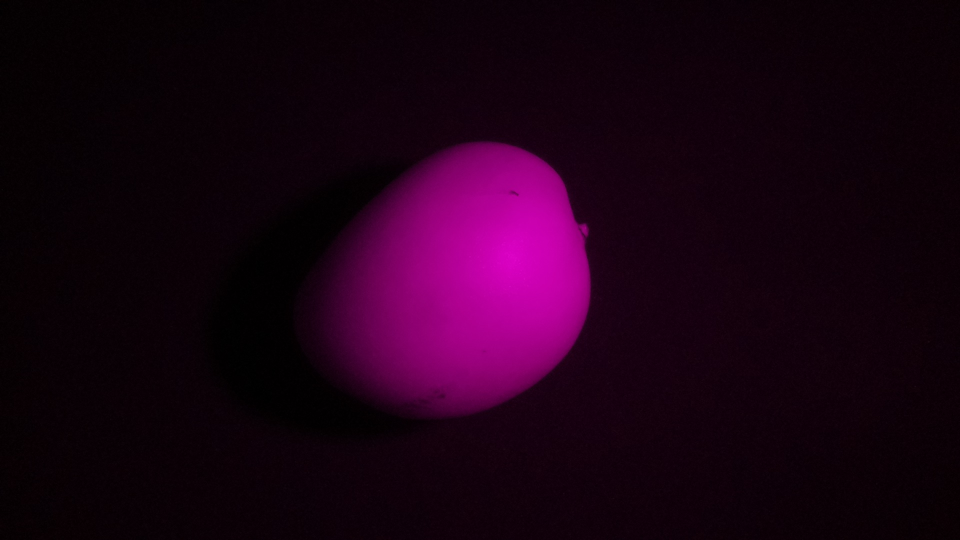
#> input picture notebooks/images/mango_nir.jpg, 1920 x 1080 px (shown at 1/2 size)
$ python -i nir_segmenter.py   (imports and definitions only)
#> lines starting #> are read from the running program, lines starting #| are printed output that depends on the picture; after the words box and inside, x2 and y2 are one past the last pixel; in counts of white or black regions, pixels touching at a corner belong together
#> further down, picture is the input picture: shape (1080, 1920, 3); mean B, G, R 20, 0.7, 27.2
"""
NIR Segmenter — detecta regiones de daño mecánico en imágenes NIR.

El daño mecánico temprano en mango produce pardismo interno que se manifiesta
en NIR como regiones de MENOR reflectancia (más oscuras) respecto al tejido sano.
El tejido sano refleja más en NIR; el dañado absorbe más.

Pipeline de segmentación:
    1. Preprocesamiento (CLAHE + blur)
    2. Segmentación del mango (Otsu — separa fondo oscuro del mango claro)
    3. Detección de daño dentro del mango (umbral adaptativo invertido)
    4. Limpieza morfológica (elimina ruido pequeño)
    5. Extracción de bounding boxes

Parámetros clave ajustables según tu setup de cámara NIR.
"""

import cv2
import numpy as np
from dataclasses import dataclass
from pathlib import Path


@dataclass
class DamageRegion:
    """Región de daño detectada en imagen NIR."""
    bbox_nir: tuple[int, int, int, int]   # (x1, y1, x2, y2) en coords NIR
    contour: np.ndarray                    # contorno original
    area_px: int                           # área en píxeles
    confidence: float                      # score de confianza (0-1) basado en intensidad


class NIRSegmenter:
    """
    Segmenta regiones de daño mecánico en imágenes NIR de mango.

    Args:
        min_damage_area:    Área mínima en px² para considerar una región como daño.
                            Ajustar según resolución de tu cámara NIR.
        max_damage_area:    Área máxima. Regiones muy grandes suelen ser sombras.
        clahe_clip_limit:   Límite de contraste para CLAHE. Más alto = más contraste.
        clahe_tile_size:    Tamaño de tile para CLAHE (8x8 es estándar).
        blur_kernel:        Kernel para GaussianBlur antes de umbralizar.
        morph_kernel:       Kernel para operaciones morfológicas de limpieza.
        damage_percentile:  Percentil de intensidad dentro del mango para definir
                            el umbral de daño. Default 25 = píxeles en el 25%
                            más oscuro del mango se consideran potencialmente dañados.
    """

    def __init__(
        self,
        min_damage_area: int = 200,
        max_damage_area: int = 50000,
        clahe_clip_limit: float = 3.0,
        clahe_tile_size: tuple[int, int] = (8, 8),
        blur_kernel: int = 5,
        morph_kernel: int = 7,
        damage_percentile: int = 25,
    ):
        self.min_damage_area = min_damage_area
        self.max_damage_area = max_damage_area
        self.morph_kernel = morph_kernel
        self.damage_percentile = damage_percentile
        self.blur_kernel = blur_kernel

        self.clahe = cv2.createCLAHE(
            clipLimit=clahe_clip_limit,
            tileGridSize=clahe_tile_size,
        )

    # ------------------------------------------------------------------
    # Public API
    # ------------------------------------------------------------------

    def segment(
        self,
        nir_image: np.ndarray,
        return_debug: bool = False,
    ) -> tuple[list[DamageRegion], dict | None]:
        """
        Detecta regiones de daño en una imagen NIR.

        Args:
            nir_image:    Imagen NIR en escala de grises (H, W) uint8.
                          Si viene en BGR, se convierte automáticamente.
            return_debug: Si True, retorna imágenes intermedias para visualización.

        Returns:
            regions:      Lista de DamageRegion detectadas.
            debug_imgs:   Dict con imágenes intermedias (solo si return_debug=True).
        """
#> called with return_debug = False
        # Asegurar escala de grises
        if len(nir_image.shape) == 3:
            nir_gray = cv2.cvtColor(nir_image, cv2.COLOR_BGR2GRAY)
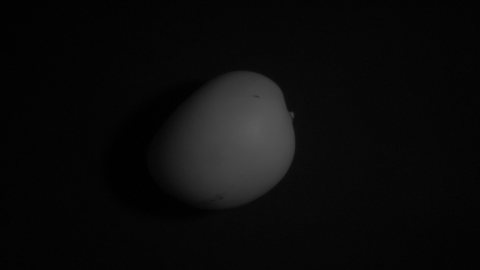
#> nir_gray: shape (1080, 1920) (shown at 1/4 size); min 0, max 95, mean 10.8
        else:
            nir_gray = nir_image.copy()

        # 1. Preprocesamiento
        enhanced = self._preprocess(nir_gray)

        # 2. Máscara del mango (separa fondo)
        mango_mask = self._segment_mango(enhanced)

        # 3. Detección de daño dentro del mango
        damage_mask = self._detect_damage(enhanced, mango_mask)

        # 4. Limpieza morfológica
        damage_clean = self._morphological_cleanup(damage_mask)

        # 5. Extracción de regiones
        regions = self._extract_regions(damage_clean, nir_gray)

        debug_imgs = None
        if return_debug:
            debug_imgs = {
                "original":     nir_gray,
                "enhanced":     enhanced,
                "mango_mask":   mango_mask,
                "damage_mask":  damage_mask,
                "damage_clean": damage_clean,
                "overlay":      self._draw_overlay(nir_gray, regions, mango_mask),
            }

        return regions, debug_imgs

    # [10 lines left out: function segment_from_path, not called in this run]

    # ------------------------------------------------------------------
    # Internal steps
    # ------------------------------------------------------------------

    def _preprocess(self, gray: np.ndarray) -> np.ndarray:
        """CLAHE + Gaussian blur para mejorar contraste y reducir ruido."""
        enhanced = self.clahe.apply(gray)
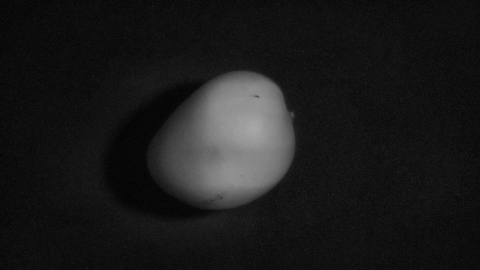
#> enhanced: shape (1080, 1920) (shown at 1/4 size); min 1, max 173, mean 26.2
        if self.blur_kernel > 1:
            k = self.blur_kernel if self.blur_kernel % 2 == 1 else self.blur_kernel + 1
            enhanced = cv2.GaussianBlur(enhanced, (k, k), 0)
        return enhanced

    def _segment_mango(self, enhanced: np.ndarray) -> np.ndarray:
        """
        Segmenta el mango del fondo usando Otsu.
        El mango es más brillante en NIR que el fondo oscuro.
        Retorna máscara binaria donde 255 = mango.
        """
        _, mango_mask = cv2.threshold(
            enhanced, 0, 255, cv2.THRESH_BINARY + cv2.THRESH_OTSU
        )
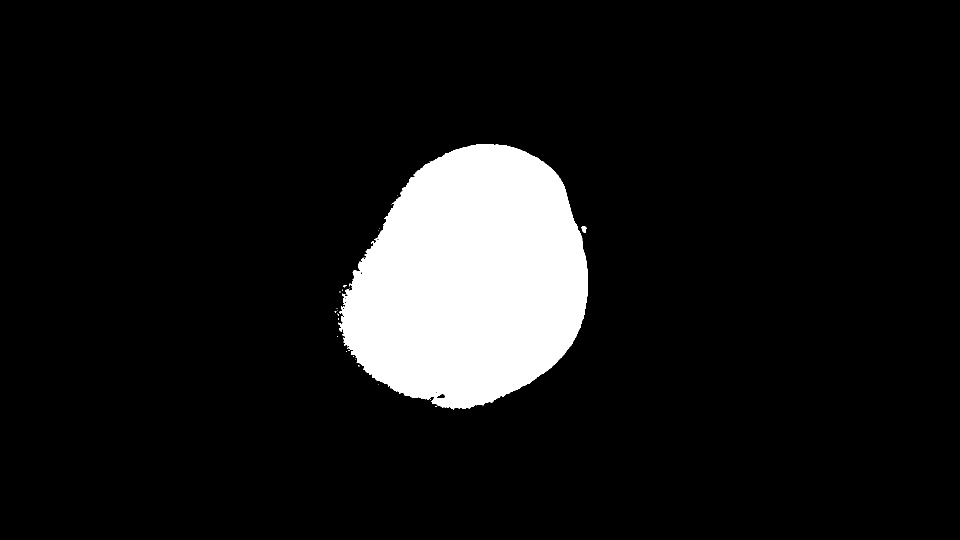
#> mango_mask: shape (1080, 1920) (shown at 1/2 size); 9.4% white; 26 white regions (24 under 20 px), largest, box (x1, y1, x2, y2) and area: (677, 288, 1176, 819) 194037, (1163, 453, 1173, 466) 98

        # Limpieza morfológica para cerrar huecos en la máscara del mango
        kernel = cv2.getStructuringElement(
            cv2.MORPH_ELLIPSE, (self.morph_kernel * 3, self.morph_kernel * 3)
        )
        mango_mask = cv2.morphologyEx(mango_mask, cv2.MORPH_CLOSE, kernel)
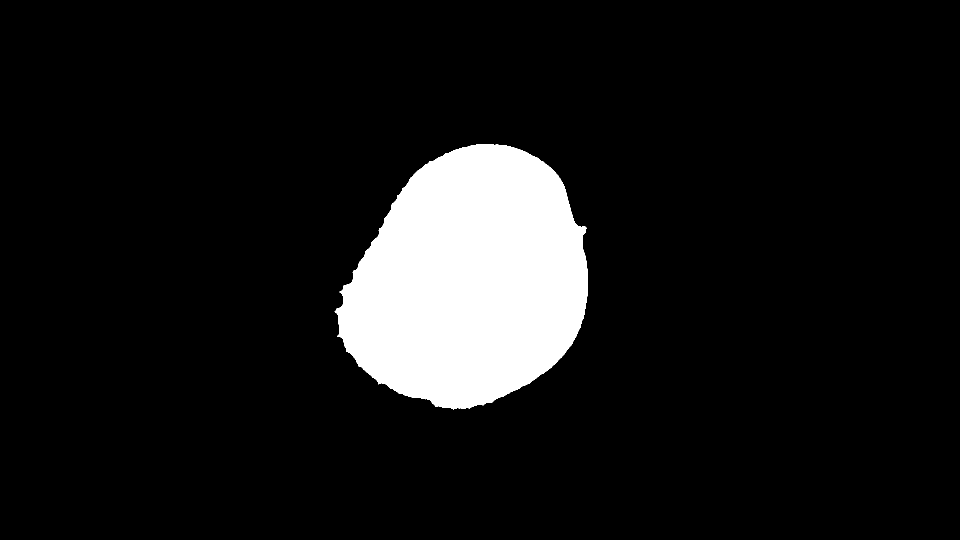
#> mango_mask: shape (1080, 1920) (shown at 1/2 size); 9.5% white; 1 white region, box (x1, y1, x2, y2) and area: (669, 288, 1176, 819) 196301
        mango_mask = cv2.morphologyEx(mango_mask, cv2.MORPH_OPEN, kernel)
#> mango_mask: shape (1080, 1920); 9.5% white; 1 white region

        # Quedarse solo con el contorno más grande (el mango)
        contours, _ = cv2.findContours(
            mango_mask, cv2.RETR_EXTERNAL, cv2.CHAIN_APPROX_SIMPLE
        )
#> contours = 1 contour; box (x1, y1, x2, y2) and area: (674, 288, 1176, 818) 195276
        if contours:
            largest = max(contours, key=cv2.contourArea)
#> largest = contour of 718 points, box (x1, y1, x2, y2) (674, 288, 1176, 818), area 195276
            mango_mask = np.zeros_like(mango_mask)
            cv2.drawContours(mango_mask, [largest], -1, 255, thickness=cv2.FILLED)

        return mango_mask

    def _detect_damage(
        self, enhanced: np.ndarray, mango_mask: np.ndarray
    ) -> np.ndarray:
        """
        Detecta regiones oscuras dentro del mango (tejido dañado).

        Estrategia: umbral adaptativo basado en el percentil de intensidad
        dentro de la región del mango. Los píxeles más oscuros que el
        percentil `damage_percentile` se marcan como potencialmente dañados.
        """
        # Solo analizar píxeles dentro del mango
        mango_pixels = enhanced[mango_mask > 0]

        if len(mango_pixels) == 0:
            return np.zeros_like(enhanced)

        # Umbral = percentil de intensidad dentro del mango
        threshold = np.percentile(mango_pixels, self.damage_percentile)
#> threshold = 96
#> in segment, `damage_mask = self._detect_damage(enhanced, mango_mask)`:
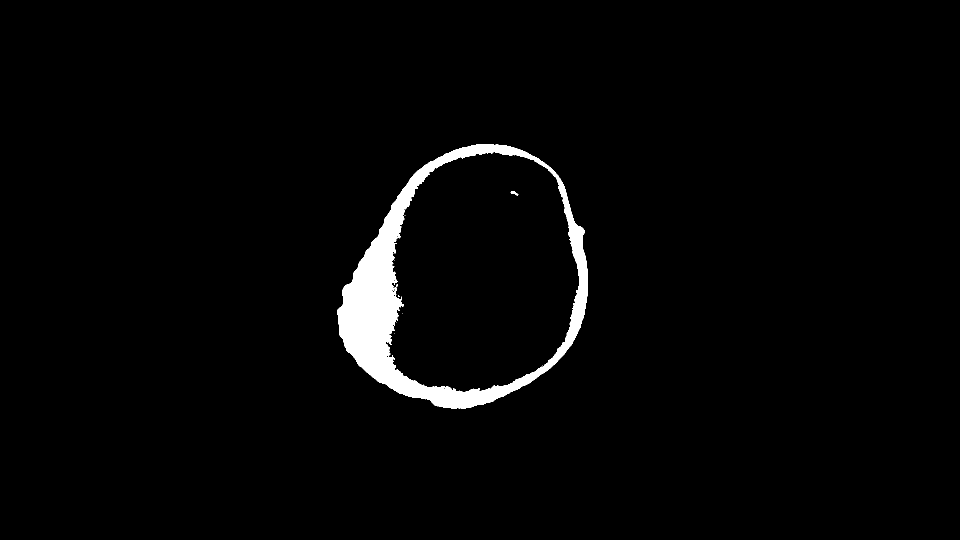
#> damage_mask: shape (1080, 1920) (shown at 1/2 size); 2.4% white; 13 white regions (11 under 20 px), largest, box (x1, y1, x2, y2) and area: (674, 288, 1176, 818) 49385, (1021, 382, 1037, 391) 68

        # Píxeles oscuros dentro del mango = daño potencial
        damage_mask = np.zeros_like(enhanced)
        damage_mask[(enhanced <= threshold) & (mango_mask > 0)] = 255

        return damage_mask

    def _morphological_cleanup(self, damage_mask: np.ndarray) -> np.ndarray:
        """
        Limpieza morfológica:
        - Opening: elimina ruido pequeño (puntos aislados)
        - Closing: cierra huecos pequeños dentro de regiones de daño
        - Dilate: expande ligeramente para capturar bordes del daño
        """
        k = self.morph_kernel
        kernel_open = cv2.getStructuringElement(cv2.MORPH_ELLIPSE, (k, k))
        kernel_close = cv2.getStructuringElement(cv2.MORPH_ELLIPSE, (k * 2, k * 2))
        kernel_dilate = cv2.getStructuringElement(cv2.MORPH_ELLIPSE, (k, k))

        cleaned = cv2.morphologyEx(damage_mask, cv2.MORPH_OPEN, kernel_open)
#> cleaned: shape (1080, 1920); 2.4% white; 1 white region, box (x1, y1, x2, y2) and area: (674, 288, 1176, 818) 48730
        cleaned = cv2.morphologyEx(cleaned, cv2.MORPH_CLOSE, kernel_close)
#> cleaned: shape (1080, 1920); 2.4% white; 1 white region, box (x1, y1, x2, y2) and area: (675, 289, 1177, 818) 49162
        cleaned = cv2.dilate(cleaned, kernel_dilate, iterations=1)
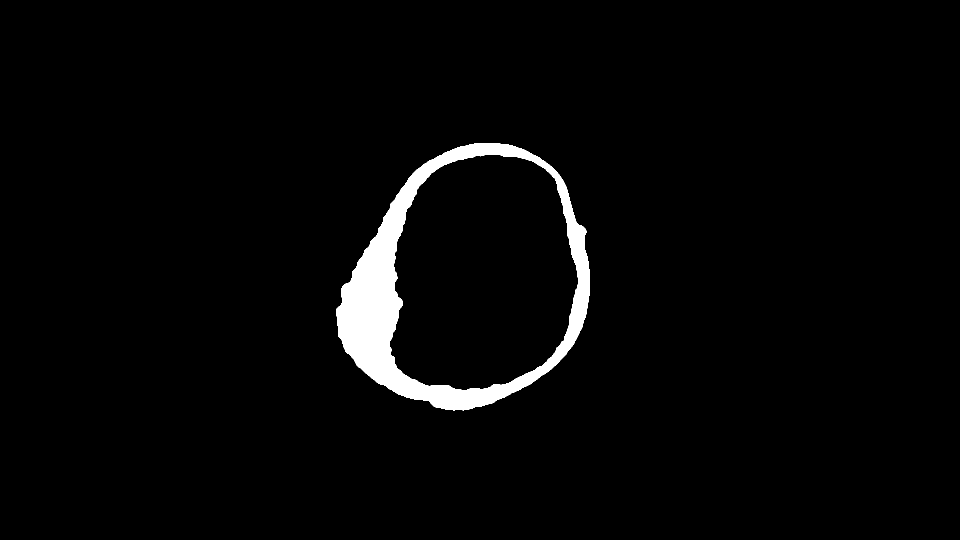
#> cleaned: shape (1080, 1920) (shown at 1/2 size); 2.8% white; 1 white region

        return cleaned

    def _extract_regions(
        self, damage_mask: np.ndarray, original: np.ndarray
    ) -> list[DamageRegion]:
        """
        Extrae bounding boxes y métricas de cada región de daño.
        Filtra por área mínima/máxima.
        """
        contours, _ = cv2.findContours(
            damage_mask, cv2.RETR_EXTERNAL, cv2.CHAIN_APPROX_SIMPLE
        )
#> contours = 1 contour; box (x1, y1, x2, y2) and area: (672, 286, 1180, 821) 200150

        regions = []
        for contour in contours:
            area = cv2.contourArea(contour)
            if area < self.min_damage_area or area > self.max_damage_area:
                continue

            x, y, w, h = cv2.boundingRect(contour)
            x1, y1, x2, y2 = x, y, x + w, y + h

            # Confianza: qué tan oscura es la región respecto al mango
            # Más oscura = más probable que sea daño real
            region_pixels = original[y1:y2, x1:x2]
            mean_intensity = float(np.mean(region_pixels))
            # Normalizar: intensidad 0 → confianza 1.0, intensidad 255 → confianza 0.0
            confidence = max(0.0, min(1.0, 1.0 - (mean_intensity / 255.0)))

            regions.append(DamageRegion(
                bbox_nir=(x1, y1, x2, y2),
                contour=contour,
                area_px=int(area),
                confidence=round(confidence, 3),
            ))
#> this loop made 1 pass
#> area on pass 1: 200149.5
#> after the loop, regions = []

        # Ordenar por confianza descendente
        regions.sort(key=lambda r: r.confidence, reverse=True)
        return regions

    # [24 lines left out: function _draw_overlay, not called in this run]

>>> import cv2
>>> picture = cv2.imread('../../notebooks/images/mango_nir.jpg')
>>> result = NIRSegmenter().segment(picture)
#> result = 0 contours

$ run again, on notebooks/images/nir_2_mango.jpg
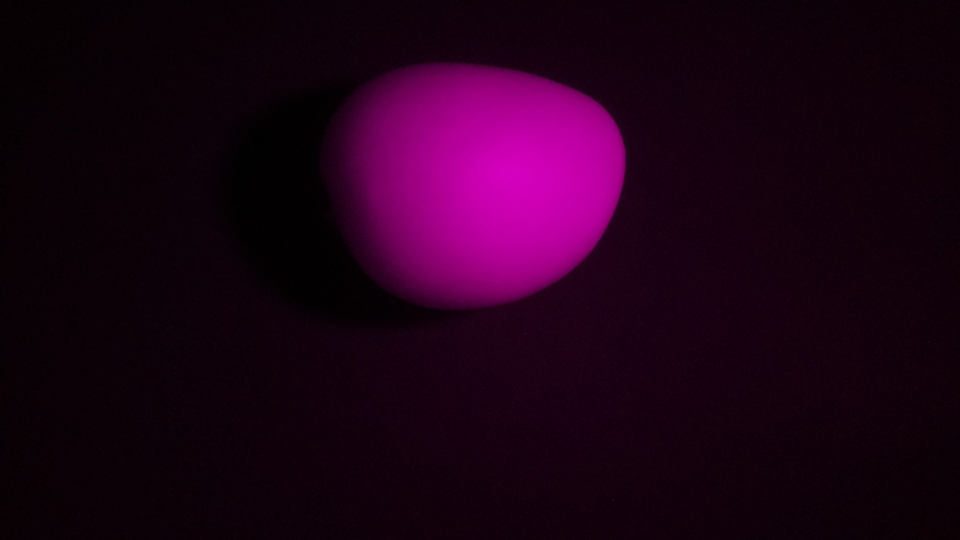
#> input picture notebooks/images/nir_2_mango.jpg, 1920 x 1080 px (shown at 1/2 size)
#> picture is the input picture: shape (1080, 1920, 3); mean B, G, R 22.9, 0.7, 30.6
#> in _segment_mango, `_, mango_mask = cv2.threshold( enhanced, 0, 255, cv2.THRESH_BINARY + c..`:
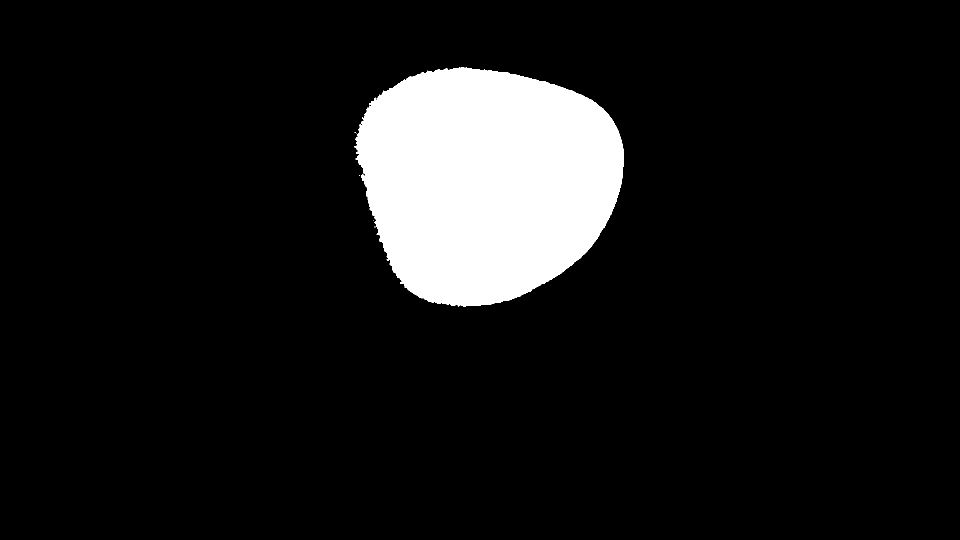
#> mango_mask: shape (1080, 1920) (shown at 1/2 size); 9.6% white; 6 white regions (5 under 20 px), largest, box (x1, y1, x2, y2) and area: (708, 134, 1248, 613) 198899
#> in _segment_mango, `contours, _ = cv2.findContours( mango_mask, cv2.RETR_EXTERNAL, cv2.CHA..`: contours = 1 contour; box (x1, y1, x2, y2) and area: (711, 134, 1248, 613) 198796
#> largest = contour of 777 points, box (x1, y1, x2, y2) (711, 134, 1248, 613), area 198796
#> threshold = 101
#> damage_mask: shape (1080, 1920); 2.5% white; 18 white regions (15 under 20 px), largest, box (x1, y1, x2, y2) and area: (711, 134, 1248, 613) 51802, (1126, 334, 1139, 340) 40, (1119, 332, 1125, 340) 22
#> in _morphological_cleanup, `cleaned = cv2.dilate(cleaned, kernel_dilate, iterations=1)`:
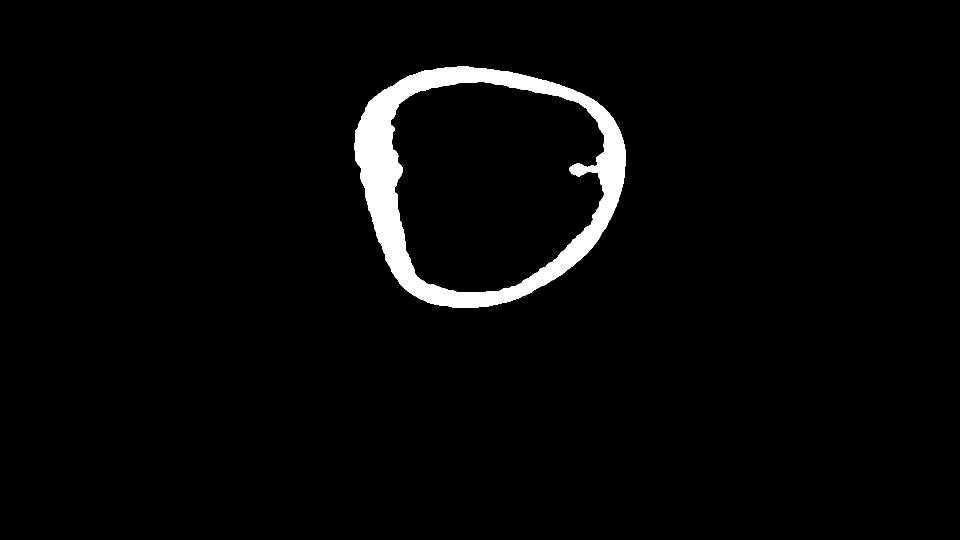
#> cleaned: shape (1080, 1920) (shown at 1/2 size); 2.9% white; 1 white region
#> in _extract_regions, `contours, _ = cv2.findContours( damage_mask, cv2.RETR_EXTERNAL, cv2.CH..`: contours = 1 contour; box (x1, y1, x2, y2) and area: (709, 132, 1252, 616) 203558
#> the loop in _extract_regions, `for contour in contours:` made 1 pass
#> area on pass 1: 203557.5
#> after the loop in _extract_regions, `for contour in contours:`: regions = []
#> result = 0 contours
